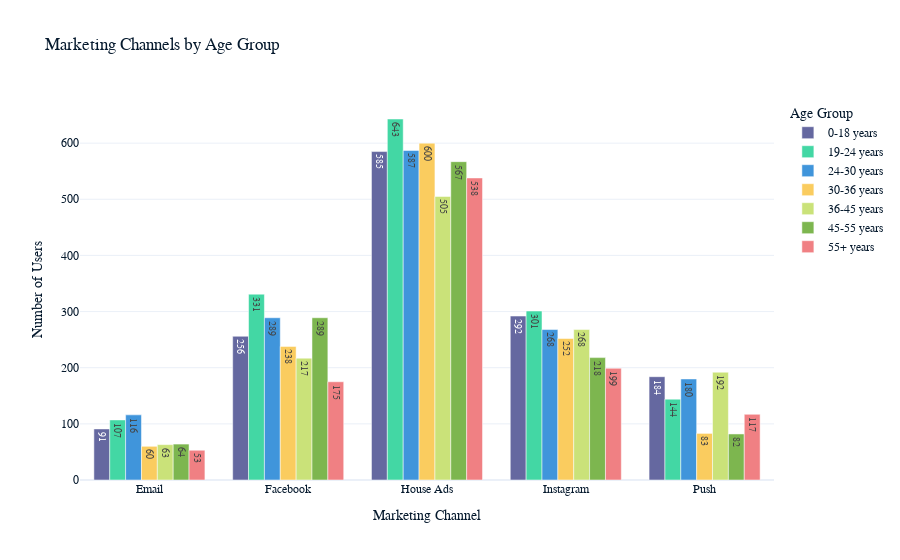

Notebook code for this chart:
### Code cell
channel_age = marketing.group_by(['marketing_channel', 'age_group']).agg(pl.col('user_id').n_unique().alias("users_num"))
print(channel_age.head())

fig = px.bar(
    channel_age.sort(['marketing_channel','age_group']), 
    x="marketing_channel", 
    y="users_num", 
    color="age_group", 
    barmode="group",  
    title="Marketing Channels by Age Group",
    labels={"marketing_channel": "Marketing Channel", "users_num": "Number of Users", 'age_group':"Age Group"},
    text="users_num"
)
fig.show()

### Figure 1 — Plotly figure (JSON) as saved in the notebook; plotly's stock layout.template omitted (floating-point values rounded to 4 significant figures)
{"data": [{"alignmentgroup": "True", "hovertemplate": "Age Group=0-18 years<br>Marketing Channel=%{x}<br>Number of Users=%{text}<extra></extra>", "legendgroup": "0-18 years", "marker": {"color": "#6568a0", "pattern": {"shape": ""}}, "name": "0-18 years", "offsetgroup": "0-18 years", "orientation": "v", "showlegend": true, "text": [2, 91, 256, 585, 292, 184], "textposition": "auto", "x": [null, "Email", "Facebook", "House Ads", "Instagram", "Push"], "xaxis": "x", "y": [2, 91, 256, 585, 292, 184], "yaxis": "y", "type": "bar"}, {"alignmentgroup": "True", "hovertemplate": "Age Group=19-24 years<br>Marketing Channel=%{x}<br>Number of Users=%{text}<extra></extra>", "legendgroup": "19-24 years", "marker": {"color": "#43d7a4", "pattern": {"shape": ""}}, "name": "19-24 years", "offsetgroup": "19-24 years", "orientation": "v", "showlegend": true, "text": [3, 107, 331, 643, 301, 144], "textposition": "auto", "x": [null, "Email", "Facebook", "House Ads", "Instagram", "Push"], "xaxis": "x", "y": [3, 107, 331, 643, 301, 144], "yaxis": "y", "type": "bar"}, {"alignmentgroup": "True", "hovertemplate": "Age Group=24-30 years<br>Marketing Channel=%{x}<br>Number of Users=%{text}<extra></extra>", "legendgroup": "24-30 years", "marker": {"color": "#4095db", "pattern": {"shape": ""}}, "name": "24-30 years", "offsetgroup": "24-30 years", "orientation": "v", "showlegend": true, "text": [2, 116, 289, 587, 268, 180], "textposition": "auto", "x": [null, "Email", "Facebook", "House Ads", "Instagram", "Push"], "xaxis": "x", "y": [2, 116, 289, 587, 268, 180], "yaxis": "y", "type": "bar"}, {"alignmentgroup": "True", "hovertemplate": "Age Group=30-36 years<br>Marketing Channel=%{x}<br>Number of Users=%{text}<extra></extra>", "legendgroup": "30-36 years", "marker": {"color": "#facc5f", "pattern": {"shape": ""}}, "name": "30-36 years", "offsetgroup": "30-36 years", "orientation": "v", "showlegend": true, "text": [2, 60, 238, 600, 252, 83], "textposition": "auto", "x": [null, "Email", "Facebook", "House Ads", "Instagram", "Push"], "xaxis": "x", "y": [2, 60, 238, 600, 252, 83], "yaxis": "y", "type": "bar"}, {"alignmentgroup": "True", "hovertemplate": "Age Group=36-45 years<br>Marketing Channel=%{x}<br>Number of Users=%{text}<extra></extra>", "legendgroup": "36-45 years", "marker": {"color": "#cae279", "pattern": {"shape": ""}}, "name": "36-45 years", "offsetgroup": "36-45 years", "orientation": "v", "showlegend": true, "text": [2, 63, 217, 505, 268, 192], "textposition": "auto", "x": [null, "Email", "Facebook", "House Ads", "Instagram", "Push"], "xaxis": "x", "y": [2, 63, 217, 505, 268, 192], "yaxis": "y", "type": "bar"}, {"alignmentgroup": "True", "hovertemplate": "Age Group=45-55 years<br>Marketing Channel=%{x}<br>Number of Users=%{text}<extra></extra>", "legendgroup": "45-55 years", "marker": {"color": "#7db64f", "pattern": {"shape": ""}}, "name": "45-55 years", "offsetgroup": "45-55 years", "orientation": "v", "showlegend": true, "text": [2, 64, 289, 567, 218, 82], "textposition": "auto", "x": [null, "Email", "Facebook", "House Ads", "Instagram", "Push"], "xaxis": "x", "y": [2, 64, 289, 567, 218, 82], "yaxis": "y", "type": "bar"}, {"alignmentgroup": "True", "hovertemplate": "Age Group=55+ years<br>Marketing Channel=%{x}<br>Number of Users=%{text}<extra></extra>", "legendgroup": "55+ years", "marker": {"color": "#f08083", "pattern": {"shape": ""}}, "name": "55+ years", "offsetgroup": "55+ years", "orientation": "v", "showlegend": true, "text": [2, 53, 175, 538, 199, 117], "textposition": "auto", "x": [null, "Email", "Facebook", "House Ads", "Instagram", "Push"], "xaxis": "x", "y": [2, 53, 175, 538, 199, 117], "yaxis": "y", "type": "bar"}], "layout": {"xaxis": {"anchor": "y", "domain": [0, 1], "title": {"text": "Marketing Channel"}}, "yaxis": {"anchor": "x", "domain": [0, 1], "title": {"text": "Number of Users"}}, "legend": {"title": {"text": "Age Group"}, "tracegroupgap": 0}, "title": {"text": "Marketing Channels by Age Group"}, "barmode": "group"}}
